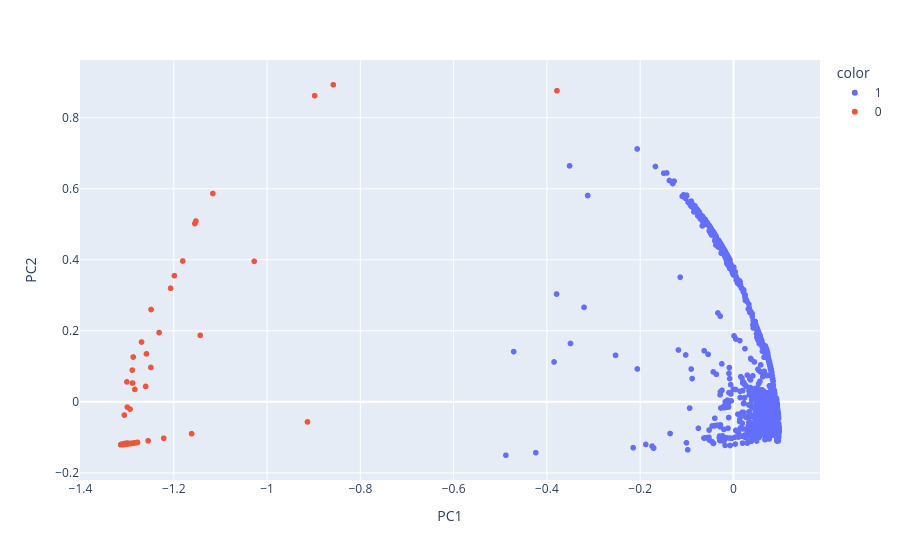

The notebook cell saved with this chart:
### Code cell
# Visualiser les classes
scatter_plot(New_df, cah_partition)

### Figure 1 — Plotly figure (JSON) as saved in the notebook; plotly's stock layout.template omitted (floating-point values rounded to 4 significant figures; data arrays with more than 128 entries replaced by an {"elided": "..."} marker saying what was removed)
{"data": [{"hovertemplate": "color=1<br>PC1=%{x}<br>PC2=%{y}<extra></extra>", "legendgroup": "1", "marker": {"color": "#636efa", "symbol": "circle"}, "mode": "markers", "name": "1", "showlegend": true, "type": "scattergl", "x": {"elided": "2992 float values"}, "xaxis": "x", "y": {"elided": "2992 float values"}, "yaxis": "y"}, {"hovertemplate": "color=0<br>PC1=%{x}<br>PC2=%{y}<extra></extra>", "legendgroup": "0", "marker": {"color": "#EF553B", "symbol": "circle"}, "mode": "markers", "name": "0", "showlegend": true, "type": "scattergl", "x": {"elided": "158 float values"}, "xaxis": "x", "y": {"elided": "158 float values"}, "yaxis": "y"}], "layout": {"legend": {"title": {"text": "color"}, "tracegroupgap": 0}, "margin": {"t": 60}, "xaxis": {"anchor": "y", "domain": [0.0, 1.0], "title": {"text": "PC1"}}, "yaxis": {"anchor": "x", "domain": [0.0, 1.0], "title": {"text": "PC2"}}}}
